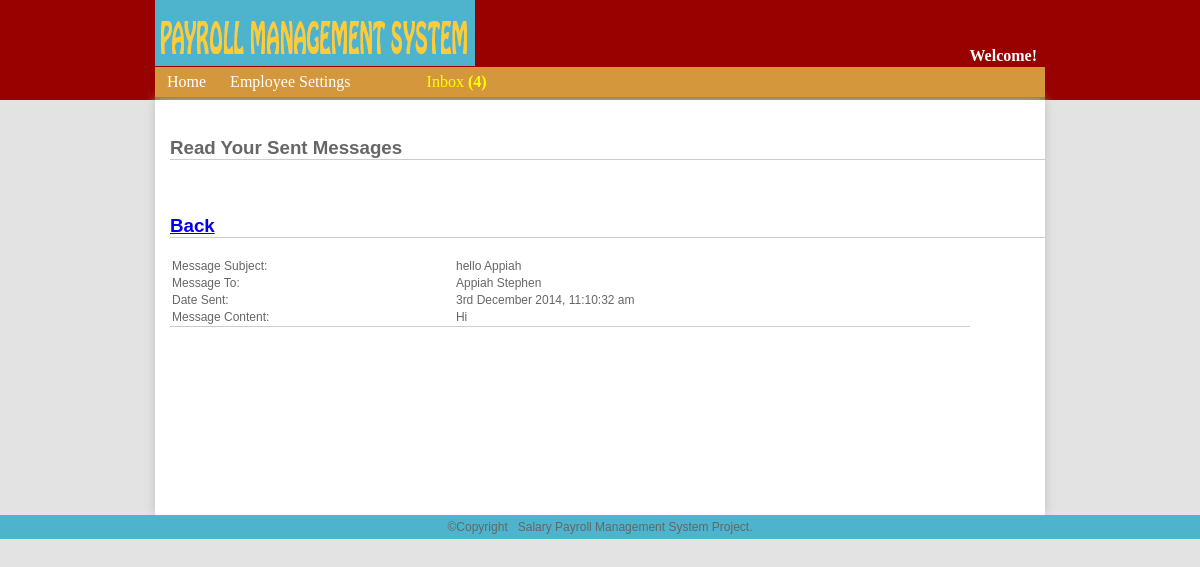
/admin-view-outbox.php?out=102 (signed in), run on the app's committed database.
### tables this page shows
CREATE TABLE IF NOT EXISTS `outbox` (
  `outboxId` int(11) NOT NULL AUTO_INCREMENT,
  `empId` int(11) NOT NULL,
  `username` varchar(255) NOT NULL,
  `title` varchar(255) NOT NULL,
  `content` longtext NOT NULL,
  `sendDate` varchar(255) NOT NULL,
  PRIMARY KEY (`outboxId`)
);

### admin-view-outbox.php (the view, shortened to what this page needs)
<?php
include 'core/initForMainLogPage.php';
if(isset($_GET['out']) && !empty($_GET['out'])){
	$page=$_GET['out'];
}
?>
<?php include 'includes/adminHeadAll.php';?>
<header>
 <?php include 'includes/adminMenu.php';?>
  </header>
  <div class="container">
  <br/>
	<h3>Read Your Sent Messages</h3>
 <br/>
 	<h3 class="back"><a href="admin-outbox.php">Back</a></h3>
	<?php
	$sql="SELECT * FROM outbox WHERE outboxId=$page";
	$query=mysql_query($sql);
	while($rows=mysql_fetch_array($query)){
		$username=$rows['username'];
		$title=$rows['title'];
		$content=$rows['content'];
		$recievedDate=$rows['sendDate'];
	}
	?>
   <div class="inbox-outbox"> <table cellpadding="1" cellspacing="1" border="0">
    <tr><td>Message Subject: </td><td><?php if(isset($title)){echo $title;}?></td></tr>
    <tr><td>Message To: </td><td><?php  if(isset($username)){echo $username;}?></td></tr>
    <tr><td>Date Sent: </td><td><?php  if(isset($recievedDate)){echo $recievedDate;}?></td></tr>
    <tr><td>Message Content: </td><td><?php  if(isset($content)){echo $content;}?></td></tr>
    </table></div>
 </div>
	 <?php include 'includes/footerAll.php';?>
</body>
</html>

### css/adminStyle.css (style rules this page uses)
body { margin:0; padding:0; background:#e3e3e3; font: 100% Georgia, "Times New Roman", Times, serif; }
.container { width:875px; margin:auto; background:white; padding-left:15px; padding-bottom:15px; min-height:400px; -webkit-box-shadow:0px 0px 10px #c0c0c0; -moz-box-shadow:0px 0px 10px #c0c0c0; box-shadow:0px 0px 10px #c0c0c0; }
header { width:890px; margin:auto; height:33px; background:#D5973C; margin-top:-33px; z-index:1; }
h3 { border-bottom:1px solid #CCC; color:#666; font-family:"Arial Black", Gadget, sans-serif; }
.inbox-outbox table { border-bottom:1px solid #CCC; color:#666; font-family:"Arial Black", Gadget, sans-serif; font-size:12px; width:800px; }

### data on the page
outbox: title "hello Appiah", username "Appiah Stephen", sendDate "3rd December 2014, 11:10:32 am", content "Hi"

### other printed values
$inboxMessageNew "4"
